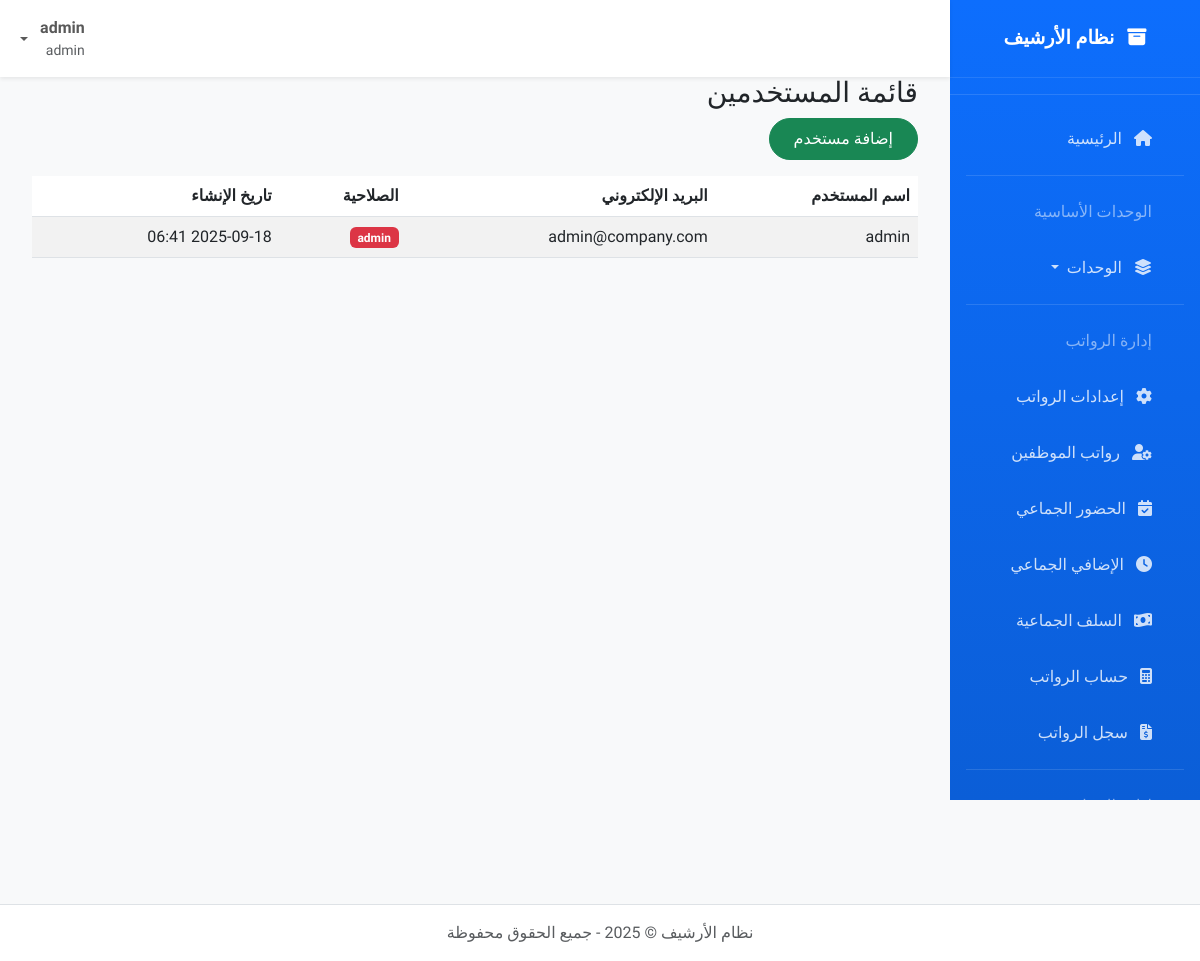
Screenshot of /users (signed in) with the database file from the repository.
### models.py (models this page shows, shortened)
class User(db.Model, UserMixin):
    id = db.Column(db.Integer, primary_key=True)
    username = db.Column(db.String(50), unique=True, nullable=False)
    email = db.Column(db.String(100), unique=True, nullable=False)
    password_hash = db.Column(db.String(128), nullable=False)
    role = db.Column(db.String(20), default='user')  # admin, archivist, user
    created_at = db.Column(db.DateTime, default=datetime.utcnow)
    def is_admin(self):
        return self.role == 'admin'
    def can_edit(self):
        return self.role in ['admin', 'archivist']

### app.py (the view)
@app.route('/users')
@login_required
def user_list():
    if not current_user.is_admin():
        flash('ليس لديك صلاحية عرض المستخدمين.', 'danger')
        return redirect(url_for('index'))
    users = User.query.all()
    settings = CompanySettings.query.first()
    return render_template('user/list.html', users=users, settings=settings)

### app.py (called while the page is built)
@login_manager.user_loader
def load_user(user_id):
    return User.query.get(int(user_id))

@app.before_request
def create_tables_once():
    if not hasattr(g, 'tables_created'):
        db.create_all()
        os.makedirs(app.config['UPLOAD_FOLDER'], exist_ok=True)
        os.makedirs(os.path.join(app.config['UPLOAD_FOLDER'], 'cars'), exist_ok=True)
        os.makedirs(os.path.join(app.config['UPLOAD_FOLDER'], 'employees'), exist_ok=True)
        os.makedirs(os.path.join(app.config['UPLOAD_FOLDER'], 'documents'), exist_ok=True)
        os.makedirs(os.path.join(app.config['UPLOAD_FOLDER'], 'logos'), exist_ok=True)
        if not CompanySettings.query.first():
            settings = CompanySettings()
            db.session.add(settings)
            db.session.commit()
        g.tables_created = True

@app.context_processor
def inject_current_year():
    return {'current_year': datetime.now().year}

### templates/user/list.html
{% extends "base.html" %}
{% block content %}
<h3>قائمة المستخدمين</h3>
<a href="{{ url_for('add_user') }}" class="btn btn-success mb-3">إضافة مستخدم</a>
<table class="table table-striped table-hover">
    <thead>
        <tr>
            <th>اسم المستخدم</th>
            <th>البريد الإلكتروني</th>
            <th>الصلاحية</th>
            <th>تاريخ الإنشاء</th>
        </tr>
    </thead>
    <tbody>
        {% for user in users %}
        <tr>
            <td>{{ user.username }}</td>
            <td>{{ user.email }}</td>
            <td><span class="badge bg-{{ 'danger' if user.role == 'admin' else 'warning' if user.role == 'archivist' else 'secondary' }}">{{ user.role }}</span></td>
            <td>{{ user.created_at.strftime('%Y-%m-%d %H:%M') }}</td>
        </tr>
        {% else %}
        <tr>
            <td colspan="4" class="text-center">لا توجد مستخدمين مسجلين بعد.</td>
        </tr>
        {% endfor %}
    </tbody>
</table>
{% endblock %}

### templates/base.html (shortened to what this page needs)
<!DOCTYPE html>
<html lang="ar" dir="rtl">
<head>
    <link href="https://cdn.jsdelivr.net/npm/bootstrap@5.3.0/dist/css/bootstrap.rtl.min.css" rel="stylesheet">
    <link rel="stylesheet" href="https://cdn.jsdelivr.net/npm/bootstrap-icons@1.10.0/font/bootstrap-icons.css">
    <link href="https://cdnjs.cloudflare.com/ajax/libs/font-awesome/6.4.0/css/all.min.css" rel="stylesheet">
</head>
<body>
    <nav id="sidebar" class="d-none d-lg-block">
        <div class="sidebar-brand">
            <i class="fas fa-archive me-2"></i> <span>نظام الأرشيف</span>
        </div>
        <hr class="text-white-50">
        <ul class="nav flex-column px-3">
            <li class="nav-item">
                <a class="nav-link {% if request.endpoint == 'index' %}active{% endif %}" href="{{ url_for('index') }}">
                    <i class="fas fa-home me-2"></i> <span>الرئيسية</span>
                </a>
            </li>
            <hr class="text-white-50 my-2">
            <li class="nav-item">
                <span class="nav-link text-white-50 small">الوحدات الأساسية</span>
            </li>
            <li class="nav-item dropdown">
                <a class="nav-link dropdown-toggle" href="#" id="basicUnitsDropdown" role="button" data-bs-toggle="dropdown" aria-expanded="false">
                    <i class="fas fa-layer-group me-2"></i> <span>الوحدات</span>
                </a>
            </li>
            <hr class="text-white-50 my-2">
            {% if current_user.is_authenticated and current_user.can_edit() %}
            <li class="nav-item">
                <span class="nav-link text-white-50 small">إدارة الرواتب</span>
            </li>
            <li class="nav-item">
                <a class="nav-link {% if 'salary_settings' in request.endpoint %}active{% endif %}" href="{{ url_for('salary_settings') }}">
                    <i class="fas fa-cog me-2"></i> <span>إعدادات الرواتب</span>
                </a>
            </li>
            <li class="nav-item">
                <a class="nav-link {% if 'salary_employees_list' in request.endpoint %}active{% endif %}" href="{{ url_for('salary_employees_list') }}">
                    <i class="fas fa-user-cog me-2"></i> <span>رواتب الموظفين</span>
                </a>
            </li>
            <li class="nav-item">
                <a class="nav-link {% if 'bulk_attendance' in request.endpoint %}active{% endif %}" href="{{ url_for('bulk_attendance') }}">
                    <i class="fas fa-calendar-check me-2"></i> <span>الحضور الجماعي</span>
                </a>
            </li>
            <li class="nav-item">
                <a class="nav-link {% if 'bulk_overtime' in request.endpoint %}active{% endif %}" href="{{ url_for('bulk_overtime') }}">
                    <i class="fas fa-clock me-2"></i> <span>الإضافي الجماعي</span>
                </a>
            </li>
            <li class="nav-item">
                <a class="nav-link {% if 'bulk_advance' in request.endpoint %}active{% endif %}" href="{{ url_for('bulk_advance') }}">
                    <i class="fas fa-money-bill-wave me-2"></i> <span>السلف الجماعية</span>
                </a>
            </li>
            <li class="nav-item">
                <a class="nav-link {% if 'calculate_payroll' in request.endpoint %}active{% endif %}" href="{{ url_for('calculate_payroll') }}">
                    <i class="fas fa-calculator me-2"></i> <span>حساب الرواتب</span>
                </a>
            </li>
            <li class="nav-item">
                <a class="nav-link {% if 'payroll_list' in request.endpoint %}active{% endif %}" href="{{ url_for('payroll_list') }}">
                    <i class="fas fa-file-invoice-dollar me-2"></i> <span>سجل الرواتب</span>
                </a>
            </li>
            {% endif %}
            <hr class="text-white-50 my-2">
            {% if current_user.is_authenticated and current_user.can_edit() %}
            <li class="nav-item">
                <span class="nav-link text-white-50 small">إدارة المخازن</span>
            </li>
            {% endif %}
        </ul>
    </nav>
    <nav class="navbar navbar-expand-lg navbar-light bg-white shadow-sm top-navbar">
        <div class="container-fluid">
            <div class="navbar-nav ms-auto">
                {% if current_user.is_authenticated %}
                <div class="nav-item dropdown">
                    <a class="nav-link dropdown-toggle d-flex align-items-center" href="#" id="userDropdown" role="button" data-bs-toggle="dropdown">
                        <div class="me-2">
                            <div class="fw-bold">{{ current_user.username }}</div>
                            <div class="small text-muted">{{ current_user.role }}</div>
                        </div>
                    </a>
                </div>
                {% else %}
                <a class="nav-link" href="{{ url_for('login') }}">
                    <i class="fas fa-sign-in-alt me-1"></i> تسجيل الدخول
                </a>
                {% endif %}
            </div>
        </div>
    </nav>
    <main id="main-content">
        <div class="container-fluid">
            {% block content %}{% endblock %}
        </div>
    </main>
    <footer class="bg-white border-top py-3 mt-5">
        <div class="container">
            <div class="text-center text-muted">
                <p class="mb-0">نظام الأرشيف &copy; {{ current_year }} - جميع الحقوق محفوظة</p>
            </div>
        </div>
    </footer>
</body>
</html>

### templates/base.html (style rules this page uses)
:root { --primary-color: #0d6efd; --secondary-color: #6c757d; --success-color: #198754; --danger-color: #dc3545; --warning-color: #ffc107; --info-color: #0dcaf0; }
body { font-family: 'Tajawal', sans-serif; background-color: #f8f9fa; padding-top: 56px; margin: 0; }
#sidebar { position: fixed; top: 0; right: 0; height: 100vh; width: 250px; background: linear-gradient(180deg, #0d6efd 0%, #0b5ed7 100%); color: white; z-index: 1000; overflow-y: auto; transition: transform 0.3s ease, width 0.3s ease; }
#sidebar .sidebar-brand { font-weight: 700; padding: 1.5rem 1rem; text-align: center; font-size: 1.2rem; border-bottom: 1px solid rgba(255,255,255,0.1); }
#sidebar .nav-link { color: rgba(255,255,255,0.8); padding: 0.75rem 1rem; margin: 0.25rem 1rem; border-radius: 0.375rem; transition: all 0.3s ease; }
#main-content { margin-right: 250px; padding: 20px; min-height: 100vh; transition: margin-right 0.3s ease; }
.top-navbar { position: fixed; top: 0; right: 250px; left: 0; z-index: 1030; transition: right 0.3s ease; }
.btn { border-radius: 50px; padding: 0.5rem 1.5rem; font-weight: 500; transition: all 0.3s ease; }

### rows the page displays
User: username "admin", role "admin", email "admin@company.com", created_at "2025-09-18 06:41"
